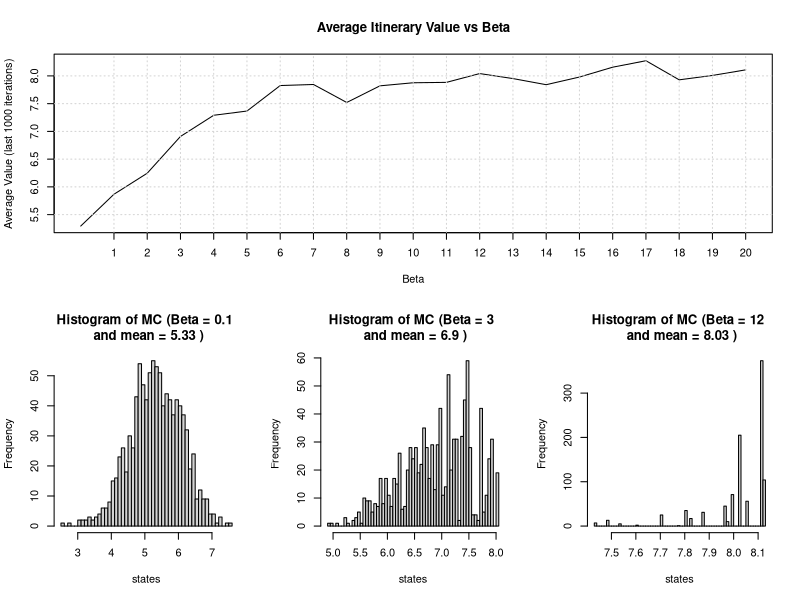

R code for this plot:
set.seed(1)

# ==========
# Question 4 (i)
# ==========
# Inspiration taken from:
# Exercise 3 Seminar 9
# Examples 3 and 4 from lecture 9
# ==========


# ==========
# Step 1: Define the fixed variables and
# Generate the reward matrix (i.e. generate
# the necessary data for the MC)

N = 10000 # number of steps we run the MC for
L = 1000 # last iterations plotted
r = 10 # Number of cities
beta_values = seq(0, 20, by = 1)

# initialising a matrix of zeros of size r+1 x r+1
v <- matrix(0, nrow = r+1, ncol = r+1)

# v(0, j) for j = 1, ..., 10
for (j in 1:r) {
  # row 1 is city 0, col j+1 is city j
  # generating this separately enables
  # us to ensure that the first column
  # stays empty (i.e. the value of coming
  # back to city 0 is 0)
  v[1, j+1] <- runif(1)
}

# v(i, j) for i = 1, ..., 10 and j ≠ i
for (i in 1:r) {
  for (j in 1:r) {
    if (i != j) {
      v[i+1, j+1] <- runif(1)
    }
  }
}

# We create a function to calculate the total value
V <- function(x,v) {
  # We first add v(0,j) to our total value
  # note: we must add 1 to the value of x given
  # the matrix size is r + 1 (i.e. 11 in our case)
  total <- v[1, x[1]+1]
  
  # we then iterate through the 10 values
  # of the permutation vector and assign 
  # the relevant value of the itinerary i to
  # i+1 to the total from the value matrix
  for (i in 1:(length(x)-1)) {
    total <- total + v[x[i]+1, x[i+1]+1]
  }
  return (total)
}

# Set up plot area for our averages
par(mfrow = c(1, 1))

# Setup the averages vector for plotting
Averages <- c()

# ==========
# Step 2: Simulating the N iterations for each
# beta in the beta_values vector

# Loop for beta values:
for (betas in 1:length(beta_values)) {

# we assign the beta value
beta <- beta_values[betas]
  
# We start each iteration with an arbitrary 
# permutation 1,...,10
X_current <- c(1:r)

# we store the value of this first permutation
X <- V(X_current,v)

# we create a vector for each value of each state
X = c(X)

# We now simulate all N iterations of our MC
for (n in 2:N){
  # The first thing we do in our loop is to generate a state from the 
  # proposal chain. Here, we set the proposal chain to be equal to our
  # current itinerary, and we pick two indices i and j uniformly at random
  # from 1,...,r (j and i will be equal about 10% of cases, we do not check for
  # this). Then, we swap values Y[i] and Y[j] in the proposal chain, hence, 
  # creating a new permutation. Since we do not violate any properties of the 
  # permutation, then y is always a valid permutation in our set C (of 10!
  # possible permutations) and, thus, a feasible proposal.
  
  Y <- X_current # We start by initialising Y as the current chain
  U1 = runif(1) # generate random uniform
  U2 = runif(1) # generate random uniform
  i = floor(U1*r)+1 # draw uniformly from {1,2,...,r}
  j = floor(U2*r)+1 # draw uniformly from {1,2,...,r}

  # We do not ensure that j and i are always different:
  # We could have done this by generating random uniforms until j is different 
  # from i i.e. we use rejection sampling to ensure that we select two distinct 
  # indices. We would have used the below loop:
  # while (j == i) {
  #   U2 = runif(1)
  #   j = floor(U2*r)+1
  # }
  # In our case, repeating the permuations is deemed acceptable
  
  # we perform the swap to create a new and valid permutation
  temp <- Y[i]
  Y[i] <- Y[j]
  Y[j] <- temp
  
  # As mentioned, we do not need to check for feasibility of Y as our choice
  # is already a valid permutation in our set of permutations C.
  
  # We now calculate the value of the current itinerary 
  # and the proposed itinerary
  V_current = V(X_current,v)
  V_prop = V(Y,v)
  
  # We calculate the acceptance probability
  # Note: we use min between the exponential and 1 because if the proposal chain
  # has a higher value than the current (i.e. the exponential term is greater
  # than 1), we accept it with probability 1.
  exp_term = exp(beta*(V_prop - V_current))
  prob_accept = min(exp_term,1) 
  
  # We generate the random uniform for the acceptance probability
  U3 = runif(1)
  
  if (U3 < prob_accept){ # we accept
    X_current = Y
  }
  # if we reject Y then X_current stays the same so we do nothing
  
  # We store the value of the current chosen itinerary in our X vector
  # (which we later use to plot the stationary distribution).
  X = c(X,V(X_current, v))
  
} # end of steps

# Note: we only compute the averages for the 1000 last values which is when
# our MC will have converged to the stationary distribution and it will also
# have forgotten the initial state

# Print each beta and average to keep track of progress
print(paste("Calculated for Beta =",beta, "with average", mean(X[(N-L+1):N])))
# We add the maximum value found by the simulation
print(paste("Max of", round(max(X),digits=2), "with Beta =", beta))

# append the new computed average to the averages vector 
Averages <- c(Averages,mean(X[(N-L+1):N]))

} # end of loop for betas

# ==========
# Step 3: Choose Betas to simulate for N iterations

# We reset seed to 1 given the previous use of random numbers
set.seed(1)

# We choose these three beta values given that they
# represent the 3 transition states of the markov
# decision process well:
# - beta = 0.1 represents exploration
# - beta = 3 represents balanced exploration and exploitation
# - beta = 12 represents exploitation
beta_values_chosen = c(0.1,3,12)
beta_values_chosen_list <- list()

# Note we reuse the same code as before, we simply 
# add historgram plots after the beta loop

# Loop for beta values:
for (betas in 1:length(beta_values_chosen)) {
  # we assign the beta value
  beta <- beta_values_chosen[betas]
  
  # We start each iteration with an arbitrary 
  # permutation 1,...,10
  X_current <- c(1:r)
  
  # we store the value of this first permutation
  X <- V(X_current,v)
  
  # we create a vector for each value of each state
  X = c(X)
  
  # We now simulate all N iterations of our MC
  for (n in 2:N){
    # The first thing we do in our loop is to generate a state from the 
    # proposal chain. Here, we set the proposal chain to be equal to our
    # current itinerary, and we pick two indices i and j uniformly at random
    # from 1,...,r (j and i will be equal about 10% of cases, we do not check 
    # for this). Then, we swap values Y[i] and Y[j] in the proposal chain, hence
    #, creating a new permutation. Since we do not violate any properties of the 
    # permutation, then y is always a valid permutation in our set C (of 10! 
    # possible permutations) and, thus, a feasible proposal.
    
    Y <- X_current # We start by initialising Y as the current chain
    U1 = runif(1) # generate random uniform
    U2 = runif(1) # generate random uniform
    i = floor(U1*r)+1 # draw uniformly from {1,2,...,r}
    j = floor(U2*r)+1 # draw uniformly from {1,2,...,r}
    
    # We do not ensure that j and i are always different:
    # We could have done this by generating random uniforms until j is different 
    # from i i.e. we use rejection sampling to ensure that we select two 
    # distinct indices. We would have used the below loop:
    # while (j == i) {
    #   U2 = runif(1)
    #   j = floor(U2*r)+1
    # }
    # In our case, repeating the permuations is deemed acceptable
    
    # we perform the swap to create a new and valid permutation
    temp <- Y[i]
    Y[i] <- Y[j]
    Y[j] <- temp
    
    # As mentioned, we do not need to check for feasibility of Y as our choice
    # is already a valid permutation in our set of permutations C.
    
    # We now calculate the value of the current itinerary 
    # and the proposed itinerary
    V_current = V(X_current,v)
    V_prop = V(Y,v)
    
    # We calculate the acceptance probability
    # Note: we use min between the exponential and 1 because if the proposal 
    # chain has a higher value than the current (i.e. the exponential term is
    # greater than 1), we accept it with probability 1.
    exp_term = exp(beta*(V_prop - V_current))
    prob_accept = min(exp_term,1) 
    
    # We generate the random uniform for the acceptance probability
    U3 = runif(1)
    
    if (U3 < prob_accept){ # we accept
      X_current = Y
    }
    # if we reject Y then X_current stays the same so we do nothing
    
    # We store the value of the current chosen itinerary in our X vector
    # (which we later use to plot the stationary distribution).
    X = c(X,V(X_current, v))
    
  } # end of steps
  
  # record the last 1000 values for each beta to plot the histograms
  beta_values_chosen_list[[betas]] <- X[(N-L+1):N]
  
  # We also compute the average of the distribution over the last L=1000 values
  print(paste("Average of the last", L, "values with beta", beta, "=", 
              mean(X[(N-L+1):N])))
  
  # We add the maximum value found by the simulation
  print(paste("Max of", round(max(X),digits=2), "with Beta =", beta))

} # end of loop for betas


# ==========
# Step 4: Plotting the itinerary value vs beta graph and the histograms

# setup the layout of the plots through a matrix
layout_matrix <- matrix(c(1, 1, 1, 2, 3, 4), nrow = 2, byrow = TRUE)

# set the matrix as the layout
layout(layout_matrix)

# Average Itinerary Value vs Beta
# Plot the averages of the betas to exhibit the 3 transition states of the
# markov decision process
plot(beta_values, Averages, type = "l", 
     xlab = "Beta", ylab = "Average Value (last 1000 iterations)",
     main = "Average Itinerary Value vs Beta",
     xaxt = "n")
axis(1, at = 1:20)
abline(v = 1:20, col = "lightgray", lty = "dotted")
abline(h = axTicks(2), col = "lightgray", lty = "dotted")

# We incorporate the histogram plotting outside of the beta loop so as to ensure
# that all plots can be included in the output of the code
# Note: as mentioned, we plot only the 1000 last values which is when our MC
# will have converged to the stationary distribution
for (betas in 1:length(beta_values_chosen)) {
  hist(beta_values_chosen_list[[betas]], breaks = 50, xlab="states", ylab=
         "Frequency", main=paste("Histogram of MC (Beta =",
          beta_values_chosen[betas],"\n and mean =",
          round(mean(beta_values_chosen_list[[betas]]),2),")"))
}

# reset the plot area to avoid errors
par(mfrow = c(1, 1))